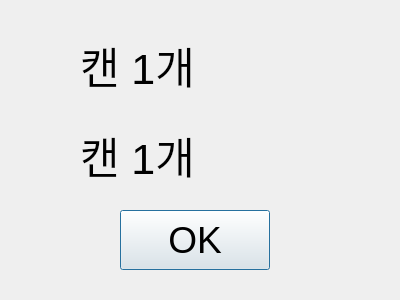
<?xml version="1.0" encoding="UTF-8"?>
<ui version="4.0">
 <class>Dialog</class>
 <widget class="QDialog" name="Dialog">
  <property name="geometry">
   <rect>
    <x>0</x>
    <y>0</y>
    <width>400</width>
    <height>300</height>
   </rect>
  </property>
  <property name="windowTitle">
   <string>Dialog</string>
  </property>
  <widget class="QLabel" name="can_num">
   <property name="geometry">
    <rect>
     <x>80</x>
     <y>30</y>
     <width>221</width>
     <height>71</height>
    </rect>
   </property>
   <property name="font">
    <font>
     <pointsize>32</pointsize>
    </font>
   </property>
   <property name="text">
    <string>캔 1개</string>
   </property>
   <property name="alignment">
    <set>Qt::AlignLeading|Qt::AlignLeft|Qt::AlignVCenter</set>
   </property>
  </widget>
  <widget class="QPushButton" name="pushButton">
   <property name="geometry">
    <rect>
     <x>120</x>
     <y>210</y>
     <width>150</width>
     <height>60</height>
    </rect>
   </property>
   <property name="font">
    <font>
     <pointsize>28</pointsize>
     <weight>50</weight>
     <bold>false</bold>
    </font>
   </property>
   <property name="text">
    <string>OK</string>
   </property>
  </widget>
  <widget class="QLabel" name="pet_num">
   <property name="geometry">
    <rect>
     <x>80</x>
     <y>120</y>
     <width>221</width>
     <height>71</height>
    </rect>
   </property>
   <property name="font">
    <font>
     <pointsize>32</pointsize>
    </font>
   </property>
   <property name="text">
    <string>캔 1개</string>
   </property>
   <property name="alignment">
    <set>Qt::AlignLeading|Qt::AlignLeft|Qt::AlignVCenter</set>
   </property>
  </widget>
 </widget>
 <resources/>
 <connections/>
</ui>
